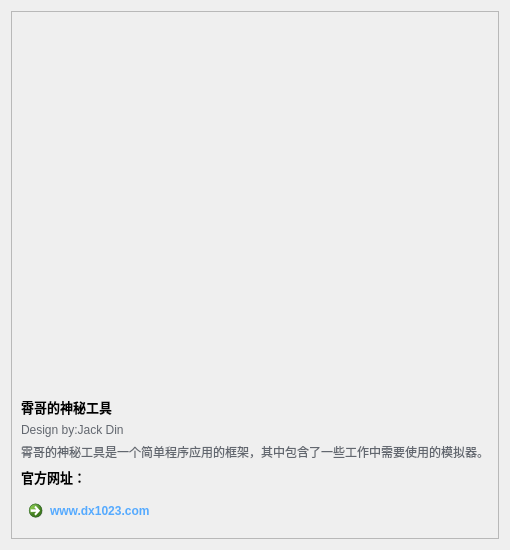
                  <widget class="QWidget" name="page_about">
                   <layout class="QVBoxLayout" name="verticalLayout_16">
                    <item>
                     <widget class="QFrame" name="frame_10">
                      <property name="frameShape">
                       <enum>QFrame::StyledPanel</enum>
                      </property>
                      <property name="frameShadow">
                       <enum>QFrame::Raised</enum>
                      </property>
                      <layout class="QVBoxLayout" name="verticalLayout_15">
                       <item>
                        <layout class="QGridLayout" name="gridLayout_5">
                         <property name="spacing">
                          <number>6</number>
                         </property>
                         <item row="0" column="0">
                          <widget class="QFrame" name="frame_11">
                           <property name="sizePolicy">
                            <sizepolicy hsizetype="Preferred" vsizetype="Preferred">
                             <horstretch>0</horstretch>
                             <verstretch>0</verstretch>
                            </sizepolicy>
                           </property>
                           <property name="minimumSize">
                            <size>
                             <width>0</width>
                             <height>370</height>
                            </size>
                           </property>
                           <property name="styleSheet">
                            <string notr="true">background-image: url(:/images/images/about_pic.jpg);
background-position: center;
background-repeat: no-repeat;
border-radius: 10px;</string>
                           </property>
                           <property name="frameShape">
                            <enum>QFrame::StyledPanel</enum>
                           </property>
                           <property name="frameShadow">
                            <enum>QFrame::Raised</enum>
                           </property>
                          </widget>
                         </item>
                         <item row="3" column="0">
                          <widget class="QLabel" name="label_23">
                           <property name="sizePolicy">
                            <sizepolicy hsizetype="Preferred" vsizetype="Preferred">
                             <horstretch>0</horstretch>
                             <verstretch>0</verstretch>
                            </sizepolicy>
                           </property>
                           <property name="minimumSize">
                            <size>
                             <width>0</width>
                             <height>0</height>
                            </size>
                           </property>
                           <property name="font">
                            <font>
                             <family>Segoe UI</family>
                            </font>
                           </property>
                           <property name="styleSheet">
                            <string notr="true">color: rgb(98, 103, 111);</string>
                           </property>
                           <property name="text">
                            <string>霄哥的神秘工具是一个简单程序应用的框架，其中包含了一些工作中需要使用的模拟器。</string>
                           </property>
                          </widget>
                         </item>
                         <item row="1" column="0">
                          <widget class="QLabel" name="label_21">
                           <property name="maximumSize">
                            <size>
                             <width>16777215</width>
                             <height>16777215</height>
                            </size>
                           </property>
                           <property name="font">
                            <font>
                             <family>Segoe UI</family>
                             <pointsize>10</pointsize>
                             <weight>75</weight>
                             <bold>true</bold>
                            </font>
                           </property>
                           <property name="styleSheet">
                            <string notr="true">background: transparent;
</string>
                           </property>
                           <property name="text">
                            <string>霄哥的神秘工具</string>
                           </property>
                          </widget>
                         </item>
                         <item row="5" column="0">
                          <widget class="QCommandLinkButton" name="commandLinkButton">
                           <property name="styleSheet">
                            <string notr="true">QCommandLinkButton {	
	color: rgb(85, 170, 255);
	border-radius: 5px;
	padding: 5px;
}
QCommandLinkButton:hover {	
	color: rgb(210, 210, 210);
	background-color: rgb(44, 49, 60);
}
QCommandLinkButton:pressed {	
	color: rgb(210, 210, 210);
	background-color: rgb(52, 58, 71);
}</string>
                           </property>
                           <property name="text">
                            <string>www.dx1023.com</string>
                           </property>
                           <property name="icon">
                            <iconset resource="dx_rc.qrc">
                             <normaloff>:/images_icons_20/images/icons/20x20/cil-home.png</normaloff>:/images_icons_20/images/icons/20x20/cil-home.png</iconset>
                           </property>
                          </widget>
                         </item>
                         <item row="2" column="0">
                          <widget class="QLabel" name="label_22">
                           <property name="sizePolicy">
                            <sizepolicy hsizetype="Preferred" vsizetype="Preferred">
                             <horstretch>0</horstretch>
                             <verstretch>0</verstretch>
                            </sizepolicy>
                           </property>
                           <property name="minimumSize">
                            <size>
                             <width>0</width>
                             <height>0</height>
                            </size>
                           </property>
                           <property name="font">
                            <font>
                             <family>Segoe UI</family>
                            </font>
                           </property>
                           <property name="styleSheet">
                            <string notr="true">color: rgb(98, 103, 111);</string>
                           </property>
                           <property name="text">
                            <string>Design by:Jack Din</string>
                           </property>
                          </widget>
                         </item>
                         <item row="4" column="0">
                          <widget class="QLabel" name="label_24">
                           <property name="sizePolicy">
                            <sizepolicy hsizetype="Preferred" vsizetype="Preferred">
                             <horstretch>0</horstretch>
                             <verstretch>0</verstretch>
                            </sizepolicy>
                           </property>
                           <property name="maximumSize">
                            <size>
                             <width>16777215</width>
                             <height>16777215</height>
                            </size>
                           </property>
                           <property name="font">
                            <font>
                             <family>Segoe UI</family>
                             <pointsize>10</pointsize>
                             <weight>75</weight>
                             <bold>true</bold>
                            </font>
                           </property>
                           <property name="styleSheet">
                            <string notr="true">background: transparent;
</string>
                           </property>
                           <property name="text">
                            <string>官方网址：</string>
                           </property>
                          </widget>
                         </item>
                        </layout>
                       </item>
                      </layout>
                     </widget>
                    </item>
                   </layout>
                  </widget>
